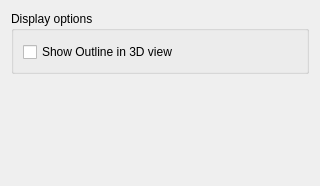
<?xml version="1.0" encoding="UTF-8"?>
<ui version="4.0">
 <class>pqMultiSliceViewOptions</class>
 <widget class="QWidget" name="pqMultiSliceViewOptions">
  <property name="geometry">
   <rect>
    <x>0</x>
    <y>0</y>
    <width>320</width>
    <height>186</height>
   </rect>
  </property>
  <property name="windowTitle">
   <string>Dialog</string>
  </property>
  <layout class="QVBoxLayout" name="verticalLayout">
   <item>
    <widget class="QGroupBox" name="groupBox">
     <property name="title">
      <string>Display options</string>
     </property>
     <layout class="QGridLayout" name="gridLayout_4">
      <property name="topMargin">
       <number>5</number>
      </property>
      <item row="2" column="0">
       <widget class="QCheckBox" name="ShowOutline">
        <property name="text">
         <string>Show Outline in 3D view</string>
        </property>
       </widget>
      </item>
      <item row="1" column="0">
       <widget class="QWidget" name="widget" native="true">
        <layout class="QHBoxLayout" name="horizontalLayout_2">
         <property name="margin">
          <number>0</number>
         </property>
        </layout>
       </widget>
      </item>
     </layout>
    </widget>
   </item>
   <item>
    <spacer name="verticalSpacer">
     <property name="orientation">
      <enum>Qt::Vertical</enum>
     </property>
     <property name="sizeHint" stdset="0">
      <size>
       <width>20</width>
       <height>40</height>
      </size>
     </property>
    </spacer>
   </item>
  </layout>
 </widget>
 <resources/>
 <connections/>
</ui>
